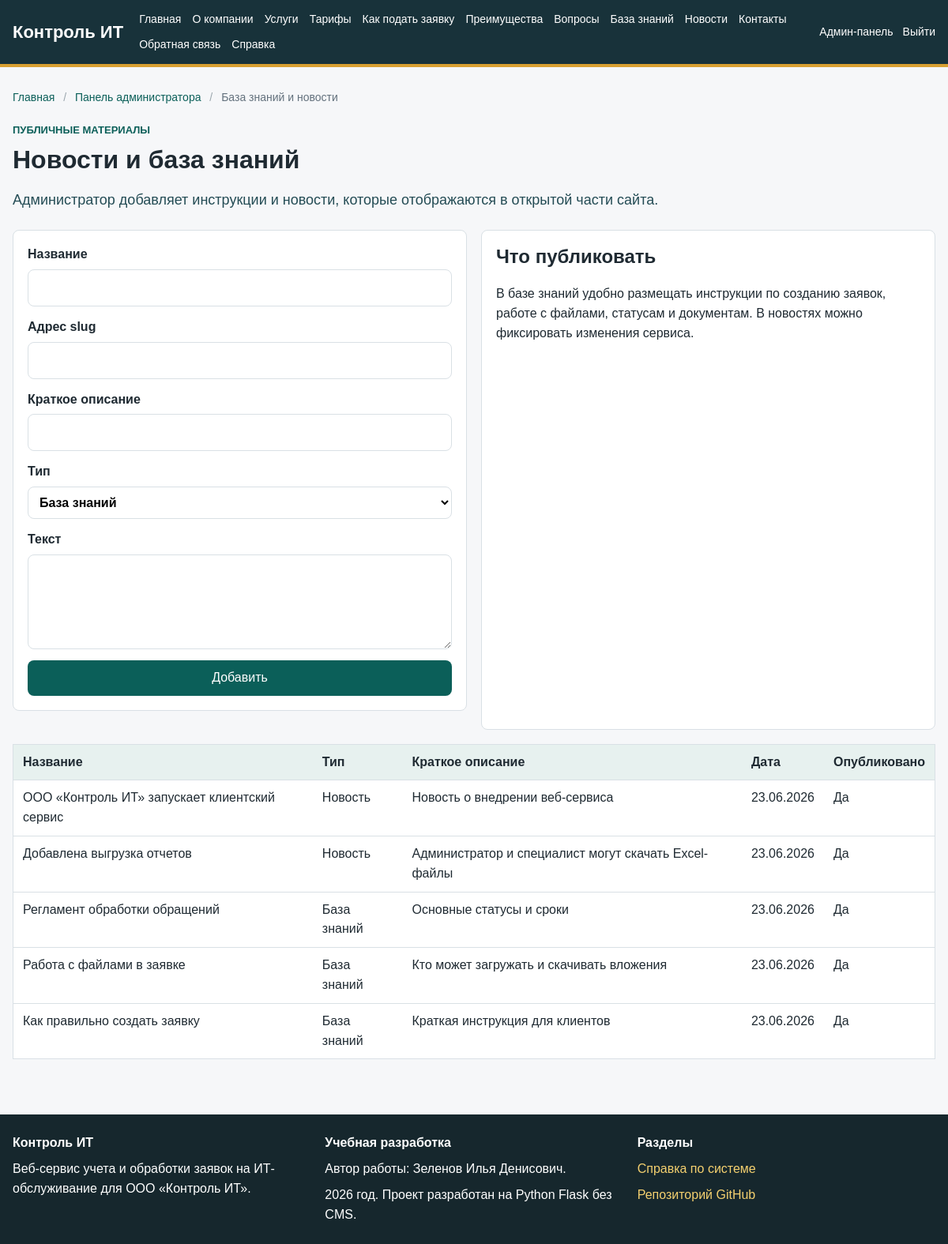
Screenshot of /admin/articles (signed in) with the database file from the repository.
### app/models.py (models this page shows, shortened)
class Article(db.Model):
    __tablename__ = "articles"
    id = db.Column(db.Integer, primary_key=True)
    title = db.Column(db.String(180), nullable=False)
    slug = db.Column(db.String(180), unique=True, nullable=False)
    summary = db.Column(db.String(255))
    content = db.Column(db.Text, nullable=False)
    article_type = db.Column(db.String(50), default="knowledge")
    is_published = db.Column(db.Boolean, default=True)
    created_at = db.Column(db.DateTime, default=datetime.utcnow)

### app/routes/admin.py (the view, shortened to what this page needs)
@admin_bp.route("/articles", methods=["GET", "POST"])
@login_required
@role_required("Администратор")
def articles():
    return render_template(
        "admin/articles.html",
        title="Новости и база знаний",
        articles=Article.query.order_by(Article.created_at.desc()).all(),
        breadcrumbs=admin_breadcrumbs({"label": "База знаний и новости", "url": None}),
    )

### app/models.py (called while the page is built)
@login_manager.user_loader
def load_user(user_id):
    return User.query.get(int(user_id))

    @property
    def is_active(self):
        return self.is_active_account

    def has_role(self, *role_names):
        return self.role and self.role.name in role_names

### app/routes/admin.py (called while the page is built)
def admin_breadcrumbs(*items):
    trail = [{"label": "Главная", "url": url_for("public.home")}]
    if items:
        trail.append({"label": "Панель администратора", "url": url_for("admin.dashboard")})
        trail.extend(items)
    else:
        trail.append({"label": "Панель администратора", "url": None})
    return trail

### app/templates/admin/articles.html (shortened to what this page needs)
{% extends "base.html" %}
{% block content %}
<section class="page-header">
    <p class="eyebrow">Публичные материалы</p>
    <h1>Новости и база знаний</h1>
    <p class="lead">
        Администратор добавляет инструкции и новости, которые отображаются в открытой части сайта.
    </p>
</section>
<section class="section-grid">
    <form method="post" class="form-card">
        <label>
            Название
            <input name="title" required>
        </label>
        <label>
            Адрес slug
            <input name="slug" required>
        </label>
        <label>
            Краткое описание
            <input name="summary">
        </label>
        <label>
            Тип
            <select name="article_type">
                <option value="knowledge">База знаний</option>
            </select>
        </label>
        <label>
            Текст
            <textarea name="content" required></textarea>
        </label>
        <button>Добавить</button>
    </form>
    <aside class="info-box">
        <h2>Что публиковать</h2>
        <p>
            В базе знаний удобно размещать инструкции по созданию заявок, работе с файлами,
            статусам и документам. В новостях можно фиксировать изменения сервиса.
        </p>
    </aside>
</section>
<table>
    <thead>
    <tr>
        <th>Название</th>
        <th>Тип</th>
        <th>Краткое описание</th>
        <th>Дата</th>
        <th>Опубликовано</th>
    </tr>
    </thead>
    <tbody>
    {% for article in articles %}
        <tr>
            <td>{{ article.title }}</td>
            <td>{{ "База знаний" if article.article_type == "knowledge" else "Новость" }}</td>
            <td>{{ article.summary or 'Без описания' }}</td>
            <td>{{ article.created_at.strftime('%d.%m.%Y') }}</td>
            <td>{{ 'Да' if article.is_published else 'Нет' }}</td>
        </tr>
    {% else %}
        <tr>
            <td colspan="5">Материалы пока не добавлены.</td>
        </tr>
    {% endfor %}
    </tbody>
</table>
{% endblock %}

### app/static/css/style.css (style rules this page uses)
:root { --page: #f6f7f9; --surface: #ffffff; --surface-soft: #eef6f4; --ink: #1f2a32; --muted: #63717d; --line: #d9e0e5; --header: #18323a; --header-2: #244c55; --accent: #0f766e; --accent-strong: #0b5f59; --warning: #b7791f; --danger: #b42318; --success: #1f7a4d; --white: #ffffff; }
* { box-sizing: border-box; }
body { margin: 0; font-family: Arial, Helvetica, sans-serif; color: var(--ink); background: var(--page); line-height: 1.55; }
.page-header { margin-bottom: 24px; }
.page-header h1 { margin-bottom: 10px; }
h1 { margin-top: 0; font-size: 32px; line-height: 1.2; }
h2 { margin-top: 0; line-height: 1.25; }
.lead { font-size: 18px; color: var(--header-2); }
.eyebrow { margin: 0 0 8px; color: var(--accent-strong); font-size: 13px; font-weight: 700; text-transform: uppercase; }
.cards, .dashboard-grid, .section-grid { display: grid; grid-template-columns: repeat(auto-fit, minmax(240px, 1fr)); gap: 18px; margin: 18px 0; }
.card, .metric, .info-box, .form-card, .comment { background: var(--surface); border: 1px solid var(--line); border-radius: 8px; padding: 18px; }
.button, button { display: inline-block; background: var(--accent-strong); color: var(--white); border: none; border-radius: 8px; padding: 10px 16px; cursor: pointer; font: inherit; text-align: center; }
.form-card { display: grid; gap: 14px; margin-bottom: 24px; }
label { display: grid; gap: 6px; font-weight: 600; }
input, textarea, select { width: 100%; padding: 10px; border: 1px solid var(--line); border-radius: 8px; font: inherit; background: var(--white); }
textarea { min-height: 120px; resize: vertical; }
table { width: 100%; border-collapse: collapse; background: var(--white); border: 1px solid var(--line); margin: 18px 0; }
th, td { padding: 10px 12px; border-bottom: 1px solid var(--line); text-align: left; vertical-align: top; }
th { background: #e7f1ef; }

### rows the page displays
Article: title "ООО «Контроль ИТ» запускает клиентский сервис", article_type "Новость", summary "Новость о внедрении веб-сервиса", created_at "23.06.2026", is_published "Да"
Article: title "Добавлена выгрузка отчетов", article_type "Новость", summary "Администратор и специалист могут скачать Excel-файлы", created_at "23.06.2026", is_published "Да"
Article: title "Регламент обработки обращений", article_type "База знаний", summary "Основные статусы и сроки", created_at "23.06.2026", is_published "Да"
Article: title "Работа с файлами в заявке", article_type "База знаний", summary "Кто может загружать и скачивать вложения", created_at "23.06.2026", is_published "Да"
Article: title "Как правильно создать заявку", article_type "База знаний", summary "Краткая инструкция для клиентов", created_at "23.06.2026", is_published "Да"

### other values shown
{{ crumb.label }} "Главная" "Панель администратора"
{{ crumb.label }} "База знаний и новости"
